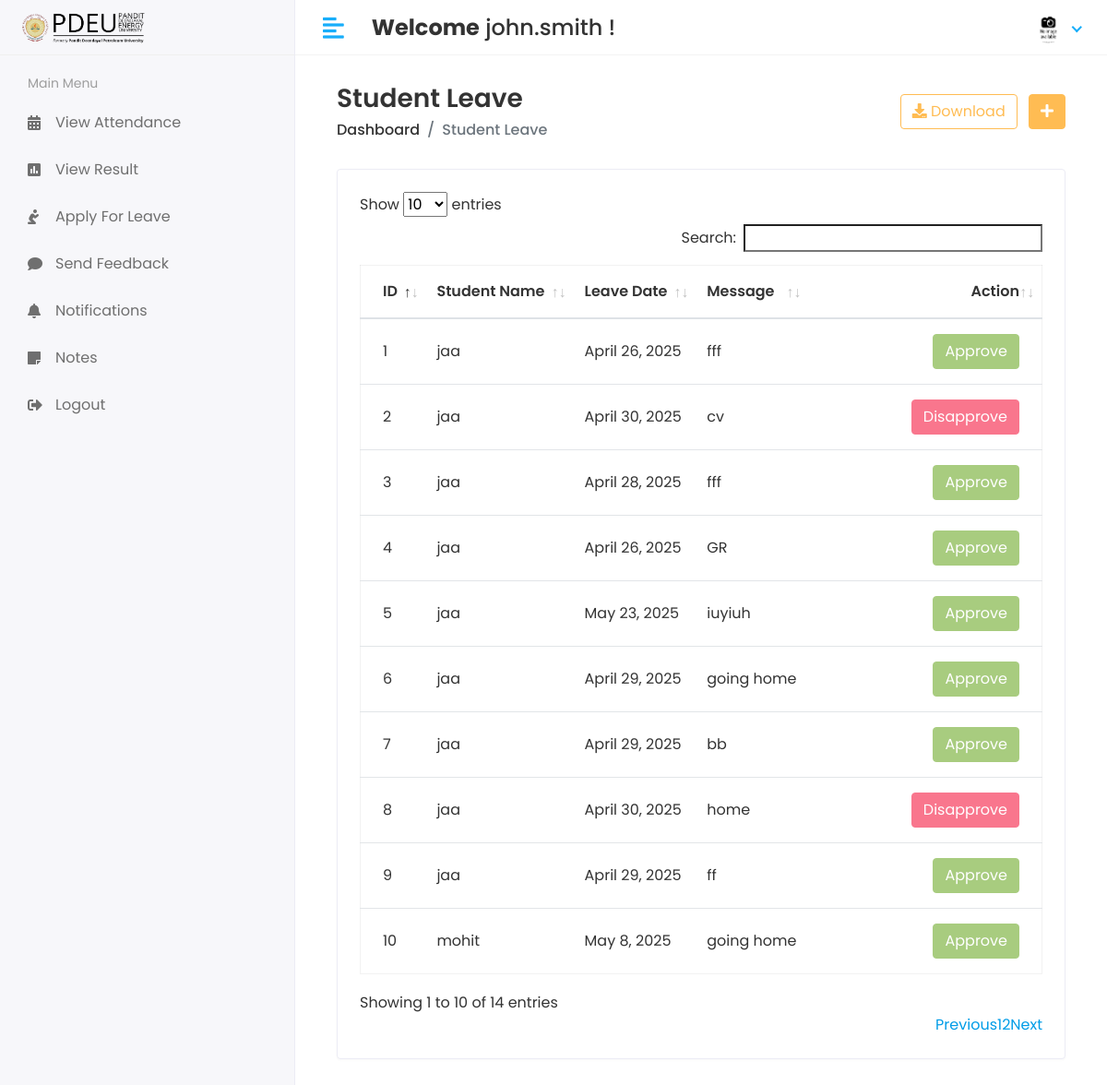
The page /Hod/Student/Leave_view (signed in) on the database its author committed.
### app/models.py (models this page shows, shortened)
class CustomUser(AbstractUser):
    USER = (
        (1, 'HOD'),
        (2, 'STAFF'),
        (3, 'STUDENT'),
        (4, 'PARENT'),  # Added Parent user type
    )
    user_type = models.CharField(choices=USER, max_length=50, default=1)
    profile_pic = models.ImageField(upload_to='media/profile_pic')

class Student_leave(models.Model):
    student_id = models.ForeignKey(Student, on_delete=models.CASCADE)
    date = models.DateField(null=True)
    message = models.TextField(null=True, blank=True)
    status = models.IntegerField(default=0)
    created_at = models.DateTimeField(auto_now_add=True)
    updated_at = models.DateTimeField(auto_now=True)

class Student(models.Model):
    SEMESTER_CHOICES = (
        (1, '1st Semester'),
        (2, '2nd Semester'),
        (3, '3rd Semester'),
        (4, '4th Semester'),
        (5, '5th Semester'),
        (6, '6th Semester'),
        (7, '7th Semester'),
        (8, '8th Semester'),
    )
    admin = models.OneToOneField(CustomUser, on_delete=models.CASCADE)
    address = models.TextField()
    gender = models.CharField(max_length=100)
    course_id = models.ForeignKey(Course, on_delete=models.CASCADE)
    session_year_id = models.ForeignKey(Session_Year, on_delete=models.CASCADE)
    enrollment_no = models.CharField(max_length=50, unique=True, null=True)
    semester = models.IntegerField(choices=SEMESTER_CHOICES, null=True, blank=True)
    created_at = models.DateTimeField(auto_now_add=True)
    updated_at = models.DateTimeField(auto_now=True)

### student_management_system/Hod_Views.py (the view)
# urls.py: path('Hod/Student/Leave_view', Hod_Views.STUDENT_LEAVE_VIEW, name='student_leave_view'),
@login_required(login_url='/')
def STUDENT_LEAVE_VIEW(request):
    student_leave = Student_leave.objects.all()
    context = {
        'student_leave': student_leave,
    }
    return render(request, 'Hod/student_leave.html', context)

### templates/Hod/student_leave.html (shortened to what this page needs)
{% extends 'base.html' %}
{% block content %}
{% load static %}
<div class="content container-fluid">
    <div class="page-header">
        <div class="row align-items-center">
            <div class="col">
                <h3 class="page-title">Student Leave</h3>
                <ul class="breadcrumb">
                    <li class="breadcrumb-item"><a href="{% url 'hod_home' %}">Dashboard</a></li>
                    <li class="breadcrumb-item active">Student Leave</li>
                </ul>
            </div>
            <div class="col-auto text-right float-right ml-auto">
                <a href="#" class="btn btn-outline-primary mr-2"><i class="fas fa-download"></i> Download</a>
                <a href="add-student.html" class="btn btn-primary"><i class="fas fa-plus"></i></a>
            </div>
        </div>
    </div>
    <div class="row">
        <div class="col-sm-12">
            <div class="card card-table">
                <div class="card-body">
                    <div class="table-responsive">
                        <table id="table_id" class="table table-hover table-center mb-0">
                            <thead>
                                <tr>
                                    <th>ID</th>
                                    <th>Student Name</th>
                                    <th>Leave Date</th>
                                    <th>Message</th>
                                    <th class="text-right">Action</th>
                                </tr>
                            </thead>
                            <tbody>
                            {% for i in student_leave %}
                                <tr>
                                    <td>{{i.id}}</td>
                                    <td>{{i.student_id.admin.first_name}}</td>
                                    <td>{{i.date}}</td>
                                    <td>{{i.message}}</td>
                                    <td class="text-right">
                                        <div class="actions">
                                            {% if i.status == 0 %}
                                                <a href="{% url 'student_approve_leave' i.id %}" class="btn btn-success">Approve</a>
                                                <a href="{% url 'student_disapprove_leave' i.id %}" class="btn btn-danger">Disapprove</a>
                                            {% elif i.status == 1 %}
                                                <button class="btn btn-success" disabled="disabled">Approve</button>
                                            {% else %}
                                                <button class="btn btn-danger" disabled="disabled">Disapprove</button>
                                            {% endif %}
                                        </div>
                                    </td>
                                </tr>
                            {% endfor %}
                            </tbody>
                        </table>
                    </div>
                </div>
            </div>
        </div>
    </div>
</div>
{% endblock %}

### templates/includes/header.html (shortened to what this page needs)
{% load static %}
<div class="header">
    <div class="header-left">
        <a href="index.html" class="logo">
            <img src="{% static 'assets/img/pdpu image-Photoroom.png' %}" alt="PDEU Logo">
        </a>
    </div>
    <a href="javascript:void(0);" id="toggle_btn">
        <i class="fas fa-align-left"></i>
    </a>
    <div class="top-nav-search mt-3">
        <h4><strong>Welcome</strong>
            <span>
                {% if user.first_name and user.last_name %}
                    {{ user.first_name }} {{ user.last_name }}
                {% else %}
                    {{ user.username }}
                {% endif %}
            </span> !
        </h4>
    </div>
    <ul class="nav user-menu">
        <li class="nav-item dropdown has-arrow">
            <a href="#" class="dropdown-toggle nav-link" data-toggle="dropdown">
                {% if user.profile_pic == "" %}
                    <span class="user-img"><img class="rounded-circle" src="{% static 'assets/img/noimg.jpg' %}" width="31" alt="Ryan Taylor"></span>
                {% else %}
                    <span class="user-img"><img class="rounded-circle" src="/{{user.profile_pic}}" width="31" alt="Ryan Taylor"></span>
                {% endif %}
            </a>
        </li>
    </ul>
</div>

### static/assets/css/style.css (style rules this page uses)
html { height: 100%; }
body { background-color: #fff; color: #333; font-family: 'Poppins', sans-serif; font-size: 1rem; height: 100%; line-height: 1.5; overflow-x: hidden; }
h1, h2, h3, h4, h5, h6 { font-family: 'Poppins', sans-serif; margin-top: 0; }
a { color: #009ce7; }
input, button, a { transition: all 0.4s ease; -moz-transition: all 0.4s ease; -o-transition: all 0.4s ease; -ms-transition: all 0.4s ease; -webkit-transition: all 0.4s ease; }
input, input:focus, button, button:focus { outline: none; }
ul, ol { padding: 0px; list-style: none; }
.table { color: #333; max-width: 100%; margin-bottom: 0; width: 100%; }
.table.dataTable { border-collapse: collapse !important; border: 1px solid rgba(0, 0, 0, 0.05); }
.table thead tr th { font-weight: 600; }
.table tbody tr { border-bottom: 1px solid rgba(0, 0, 0, 0.05); }
.table.table-center td, .table.table-center th { vertical-align: middle; }
.card-table .card-body .table > thead > tr > th { border-top: 0; }
.card-table .card-body .table tr td:first-child, .card-table .card-body .table tr th:first-child { padding-left: 1.5rem; }
.card-table .card-body .table tr td:last-child, .card-table .card-body .table tr th:last-child { padding-right: 1.5rem; }
.card-table .table td, .card-table .table th { border-top: 1px solid #e2e5e8; padding: 1rem 0.75rem; white-space: nowrap; }
.btn-primary { background-color: #FFBC53; border: 1px solid #FFBC53; }
.btn-success { background-color: #7bb13c; border: 1px solid #7bb13c }
.btn-success.disabled, .btn-success:disabled { background-color: #7bb13c; border-color: #7bb13c; color: #fff; }
.btn-danger { background-color: #e84646; border: 1px solid #e84646; }
.btn-danger.disabled, .btn-danger:disabled { background-color: #f62d51; border-color: #f62d51; color: #fff; }
.btn-outline-primary { color: #FFBC53; border-color: #FFBC53; }
.card { border: 1px solid #ececf5; box-shadow: 0 1px 3px 0 rgba(0, 0, 0, 0.03); margin-bottom: 1.875rem; }
.card-body { padding: 1.5rem; }
.header { background-color: #fff; border-bottom: 1px solid #f3f3f4; left: 0; position: fixed; right: 0; top: 0; z-index: 1001; height: 60px; }
.header .header-left { float: left; height: 60px; padding: 0 20px; position: relative; width: 320px; z-index: 1; transition: all 0.2s ease-in-out; background-color: #f7f7fa; border-bottom: 1px solid #efefef; border-right: 1px solid #ececf5; display: flex; align-items: center; }
.header .header-left .logo { display: inline-block; line-height: 60px; }
.header .header-left .logo img { max-height: 40px; width: auto; }
.header .dropdown-toggle:after { display: none; }
.header .has-arrow .dropdown-toggle:after { border-top: 0; border-left: 0; border-bottom: 2px solid #18aefa; border-right: 2px solid #18aefa; content: ''; height: 8px; display: inline-block; pointer-events: none; -webkit-transform-origin: 66% 66%; -ms-transform-origin: 66% 66%; transform-origin: 66% 66%; -webkit-transform: rotate(45deg); -ms-transform: rotate(45deg); transform: rotate(45deg); -webkit-transition: all 0.15s ease-in-out; transition: all 0.15s ease-in-out; width: 8px; vertical-align: 0px; }
.user-menu { float: right; margin: 0; position: relative; z-index: 99; padding-right: 15px; }
.user-menu.nav > li > a { color: #a0a0a0; font-size: 14px; line-height: 58px; padding: 0 15px; height: 60px; }
.user-img { margin-right: 3px; position: relative; }
.top-nav-search { float: left; margin-left: 15px; }
.page-header { margin-bottom: 1.875rem; }
.page-header .breadcrumb { background-color: transparent; color: #6c757d; font-size: 1rem; font-weight: 500; margin-bottom: 0; padding: 0; }
.page-header .breadcrumb a { color: #333; }
.page-title { font-size: 28px; font-weight: 600; color: #333; margin-bottom: 5px; }
@media (min-width: 992px) { #toggle_btn { align-items: center; color: #18aefa; display: inline-flex; float: left; font-size: 26px; height: 60px; justify-content: center; margin-left: 15px; padding: 0 15px; } }

### rows shown on the page
CustomUser: username "john.smith"
Student_leave: id "1", student_id.admin.first_name "jaa", date "April 26, 2025", message "fff", status "Approve"
Student_leave: id "2", student_id.admin.first_name "jaa", date "April 30, 2025", message "cv", status "Disapprove"
Student_leave: id "3", student_id.admin.first_name "jaa", date "April 28, 2025", message "fff", status "Approve"
Student_leave: id "4", student_id.admin.first_name "jaa", date "April 26, 2025", message "GR", status "Approve"
Student_leave: id "5", student_id.admin.first_name "jaa", date "May 23, 2025", message "iuyiuh", status "Approve"
Student_leave: id "6", student_id.admin.first_name "jaa", date "April 29, 2025", message "going home", status "Approve"
Student_leave: id "7", student_id.admin.first_name "jaa", date "April 29, 2025", message "bb", status "Approve"
Student_leave: id "8", student_id.admin.first_name "jaa", date "April 30, 2025", message "home", status "Disapprove"
Student_leave: id "9", student_id.admin.first_name "jaa", date "April 29, 2025", message "ff", status "Approve"
Student_leave: id "10", student_id.admin.first_name "mohit", date "May 8, 2025", message "going home", status "Approve"
